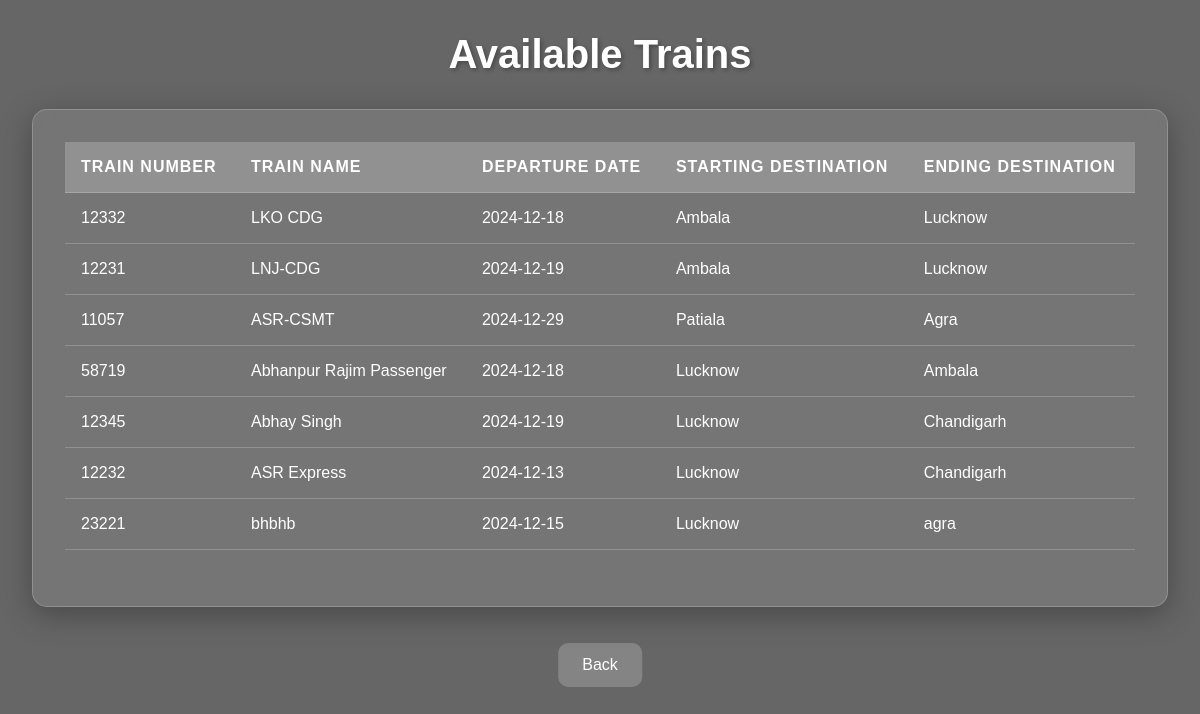
/view_trains, run on the app's committed database.
### tables this page shows
CREATE TABLE trains

                (train_number TEXT, train_name TEXT, departure_date TEXT, starting_destination TEXT, ending_destination TEXT);

### main.py (the view)
@app.route('/view_trains')
def view_trains():
    train_query = c.execute("SELECT * FROM trains")
    trains = train_query.fetchall()
    return render_template('view_trains.html', trains=trains)

### templates/view_trains.html (shortened to what this page needs)
<!DOCTYPE html>
<html lang="en">
<head>
</head>
<body>
    <h1>Available Trains</h1>
    <div class="table-container">
        <table>
            <tr>
                <th>Train Number</th>
                <th>Train Name</th>
                <th>Departure Date</th>
                <th>Starting Destination</th>
                <th>Ending Destination</th>
            </tr>
            {% for train in trains %}
            <tr>
                <td>{{ train[0] }}</td>
                <td>{{ train[1] }}</td>
                <td>{{ train[2] }}</td>
                <td>{{ train[3] }}</td>
                <td>{{ train[4] }}</td>
            </tr>
            {% endfor %}
        </table>
    </div>
    <a href="{{ url_for('index') }}">Back</a>
</body>
</html>

### templates/view_trains.html (style rules this page uses)
* { margin: 0; padding: 0; box-sizing: border-box; font-family: 'Poppins', sans-serif; }
body { min-height: 100vh; background: linear-gradient(rgba(0, 0, 0, 0.6), rgba(0, 0, 0, 0.6)), url('https://images.unsplash.com/photo-1474487548417-781cb71495f3'); background-size: cover; background-position: center; background-attachment: fixed; color: white; padding: 2rem; }
h1 { text-align: center; margin-bottom: 2rem; font-size: 2.5rem; color: #fff; text-shadow: 2px 2px 4px rgba(0, 0, 0, 0.3); }
.table-container { background: rgba(255, 255, 255, 0.1); backdrop-filter: blur(10px); padding: 2rem; border-radius: 15px; box-shadow: 0 8px 32px rgba(0, 0, 0, 0.3); border: 1px solid rgba(255, 255, 255, 0.2); margin: 20px auto; max-width: 1200px; overflow-x: auto; }
table { width: 100%; border-collapse: collapse; margin-bottom: 1.5rem; }
th, td { padding: 1rem; text-align: left; border-bottom: 1px solid rgba(255, 255, 255, 0.2); }
th { background: rgba(255, 255, 255, 0.2); color: white; font-weight: bold; text-transform: uppercase; letter-spacing: 1px; }
td { color: #fff; }
a { display: inline-block; text-align: center; margin: 1rem auto; color: white; text-decoration: none; padding: 0.8rem 1.5rem; background: rgba(255, 255, 255, 0.2); border-radius: 10px; transition: all 0.3s ease; position: relative; left: 50%; transform: translateX(-50%); }

### data on the page
trains: train_number "12332", train_name "LKO CDG", departure_date "2024-12-18", starting_destination "Ambala", ending_destination "Lucknow"
trains: train_number "12231", train_name "LNJ-CDG", departure_date "2024-12-19", starting_destination "Ambala", ending_destination "Lucknow"
trains: train_number "11057", train_name "ASR-CSMT", departure_date "2024-12-29", starting_destination "Patiala", ending_destination "Agra"
trains: train_number "58719", train_name "Abhanpur Rajim Passenger", departure_date "2024-12-18", starting_destination "Lucknow", ending_destination "Ambala"
trains: train_number "12345", train_name "Abhay Singh", departure_date "2024-12-19", starting_destination "Lucknow", ending_destination "Chandigarh"
trains: train_number "12232", train_name "ASR Express", departure_date "2024-12-13", starting_destination "Lucknow", ending_destination "Chandigarh"
trains: train_number "23221", train_name "bhbhb", departure_date "2024-12-15", starting_destination "Lucknow", ending_destination "agra"
